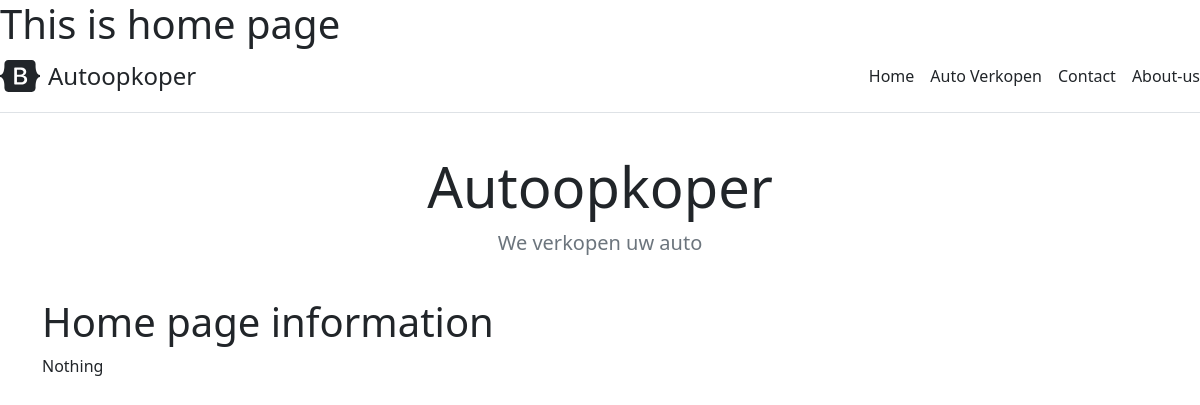
/, run on an earlier commit of the app's database.
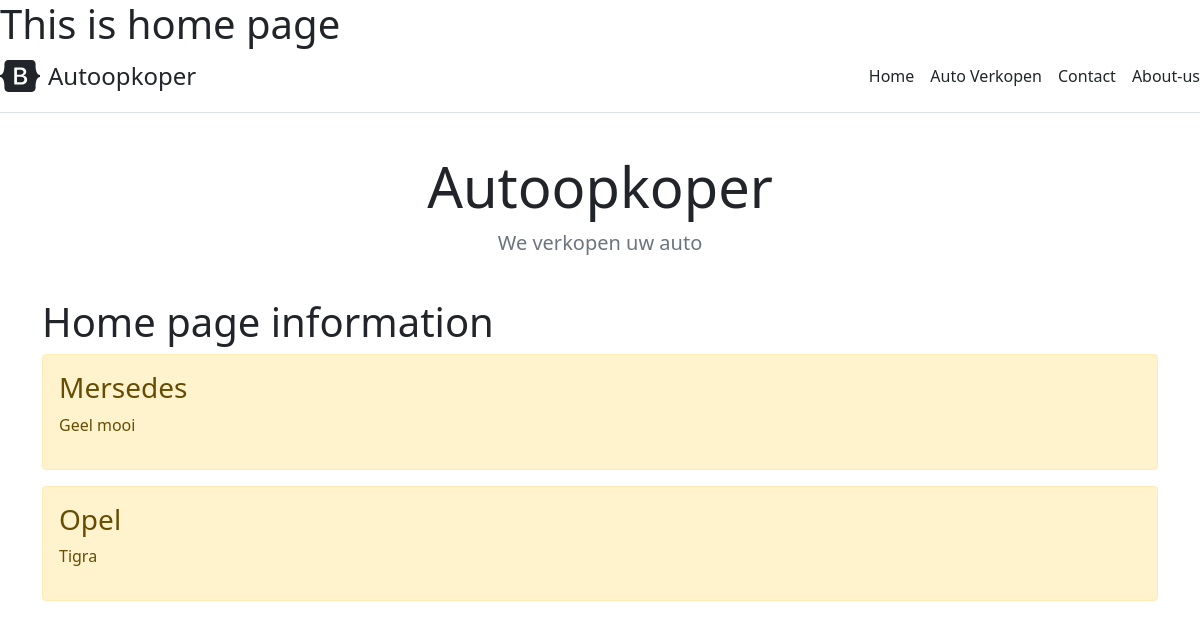
And on a later commit of the database.
### main/models.py (models this page shows, shortened)
class Task(models.Model):
    title = models.CharField('Merk : ', max_length=50)
    task = models.TextField( 'Beschrijving:')
    class Meta:
        verbose_name ='Brandstof:'
        verbose_name_plural = "Brandstofs"

### main/views.py (the view)
# urls.py: path('', views.index, name='home'),
def index(request):
    tasks = Task.objects.order_by('id')
    return render(request, 'main/index.html', {'title': 'Main page', 'tasks': tasks})

### main/templates/main/index.html (shortened to what this page needs)
{% extends 'main/base.html'%}
{% block content %}
    <h1>Home page information</h1>
    {%if tasks%}
    {% for el in tasks %}
    <div class="alert alert-warning mt-2">
        <h3>{{ el.title }}</h3>
        <p>{{el.task}}</p>
    </div>
    {%endfor%}
   {% else %}
    <p>Nothing</p>
    {% endif %}
{%endblock%}

What changed in the data, as far as the page shows it:
added Task: title "Mersedes", task "Geel mooi"
added Task: title "Opel", task "Tigra"
Also different on the page:
text no longer shown: "Nothing"
